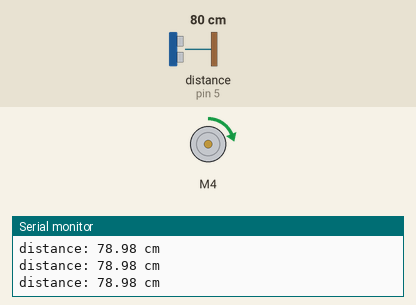
Simulated run of this sketch. Board: Arduino Uno, built with avr-gcc and run on an emulated ATmega328P. Shown: DC motor (green arrow = forward, orange = backward, longer = faster), the last lines printed to the serial monitor. Wiring (inferred from the names in the program): ultrasonic range finder: trigger pin 6; echo pin 5. The test bench sets the inputs (shaded band); at power-on: distance to the obstacle (sensor on pin 5) 80 cm. The echo pulse lasts 58.3 µs per cm.

Above: at 1.2 s.
1.3 s: distance to the obstacle (sensor on pin 5) set to 120 cm
At 2.5 s:
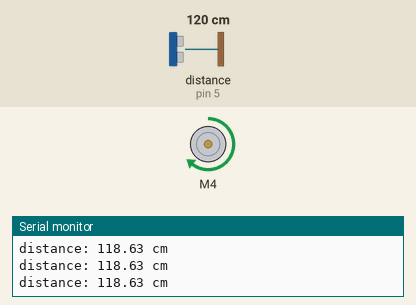
2.8 s: distance to the obstacle (sensor on pin 5) set to 18 cm
At 4.0 s:
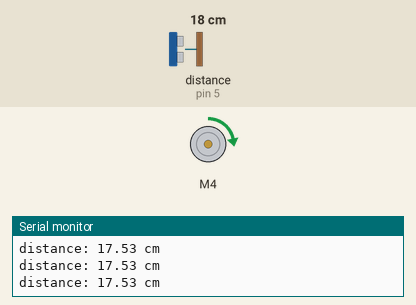
4.3 s: distance to the obstacle (sensor on pin 5) set to 299 cm
At 5.4 s:
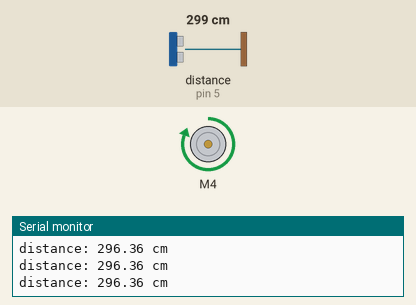
5.8 s: distance to the obstacle (sensor on pin 5) set to 47 cm
At 7.1 s:
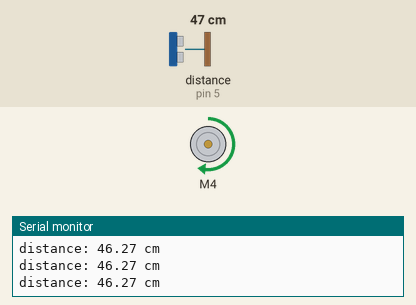
8.8 s: distance to the obstacle (sensor on pin 5) set to 35 cm
At 9.9 s:
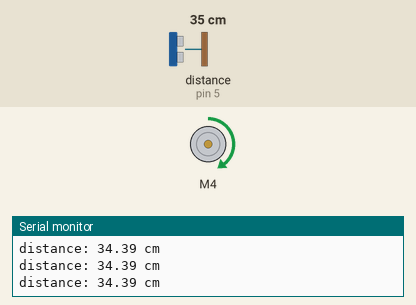
10.3 s: distance to the obstacle (sensor on pin 5) set to 250 cm
At 11.1 s:
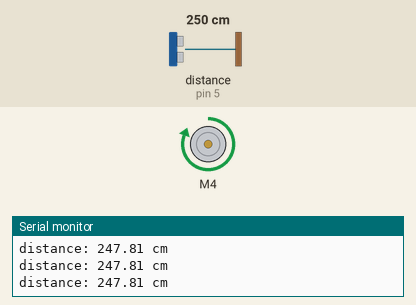
Timing chart, 0 to 12.8 s (numbered marks = the images above; inputs shaded):
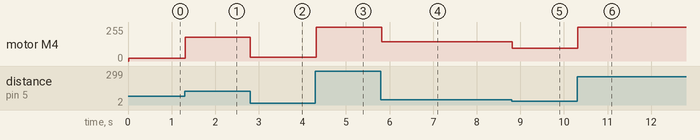

The sketch:

project03.ino
```cpp
#include <Wire.h>
#include <Adafruit_MotorShield.h>

// Create the motor shield object with the default I2C address
Adafruit_MotorShield AFMS = Adafruit_MotorShield();

// Select which 'port' M1, M2, M3 or M4. In this case, M1
Adafruit_DCMotor *myMotor = AFMS.getMotor(4);


int trigPin = 6;    // TRIG pin
int echoPin = 5;    // ECHO pin

float duration_us, distance_cm;

void setup() {
  // begin serial port
  Serial.begin (9600);

  AFMS.begin();  // create with the default frequency 1.6KHz

  // configure the trigger pin to output mode
  pinMode(trigPin, OUTPUT);
  // configure the echo pin to input mode
  pinMode(echoPin, INPUT);

  // Set the speed to start, from 0 (off) to 255 (max speed)
  myMotor->setSpeed(150);
  myMotor->run(FORWARD);
  // turn on motor
  myMotor->run(RELEASE);
}

void loop() {
  int i;
  int j;

  // generate 10-microsecond pulse to TRIG pin
  digitalWrite(trigPin, HIGH);
  delayMicroseconds(10);
  digitalWrite(trigPin, LOW);

  // measure duration of pulse from ECHO pin
  duration_us = pulseIn(echoPin, HIGH);

  // calculate the distance
  distance_cm = 0.017 * duration_us;

   myMotor->run(FORWARD);
   if (distance_cm<10) {
    myMotor->setSpeed(0);
   }
   else if (distance_cm>145) {
    myMotor->setSpeed(255);
   }
   else if (10<=distance_cm<50) {
    i=(distance_cm-10)*4;
    myMotor->setSpeed(i);
   }
   else if (50<=distance_cm<=145) {
    j=distance_cm+110;
    myMotor->setSpeed(j);
   }

  // print the value to Serial Monitor
  Serial.print("distance: ");
  Serial.print(distance_cm);
  Serial.println(" cm");

  delay(10);
}
```

Measured:
- after the input at 1.3 s, motor M4: forward 19/255 → forward 178/255 at once
- after the input at 2.8 s, motor M4: forward 178/255 → forward 30/255 at once
- after the input at 4.3 s, motor M4: forward 30/255 → forward 255/255 at once
- after the input at 5.8 s, motor M4: forward 255/255 → forward 145/255 at once
- after the input at 8.8 s, motor M4: forward 145/255 → forward 97/255 at once
- after the input at 10.3 s, motor M4: forward 97/255 → forward 255/255 at once
